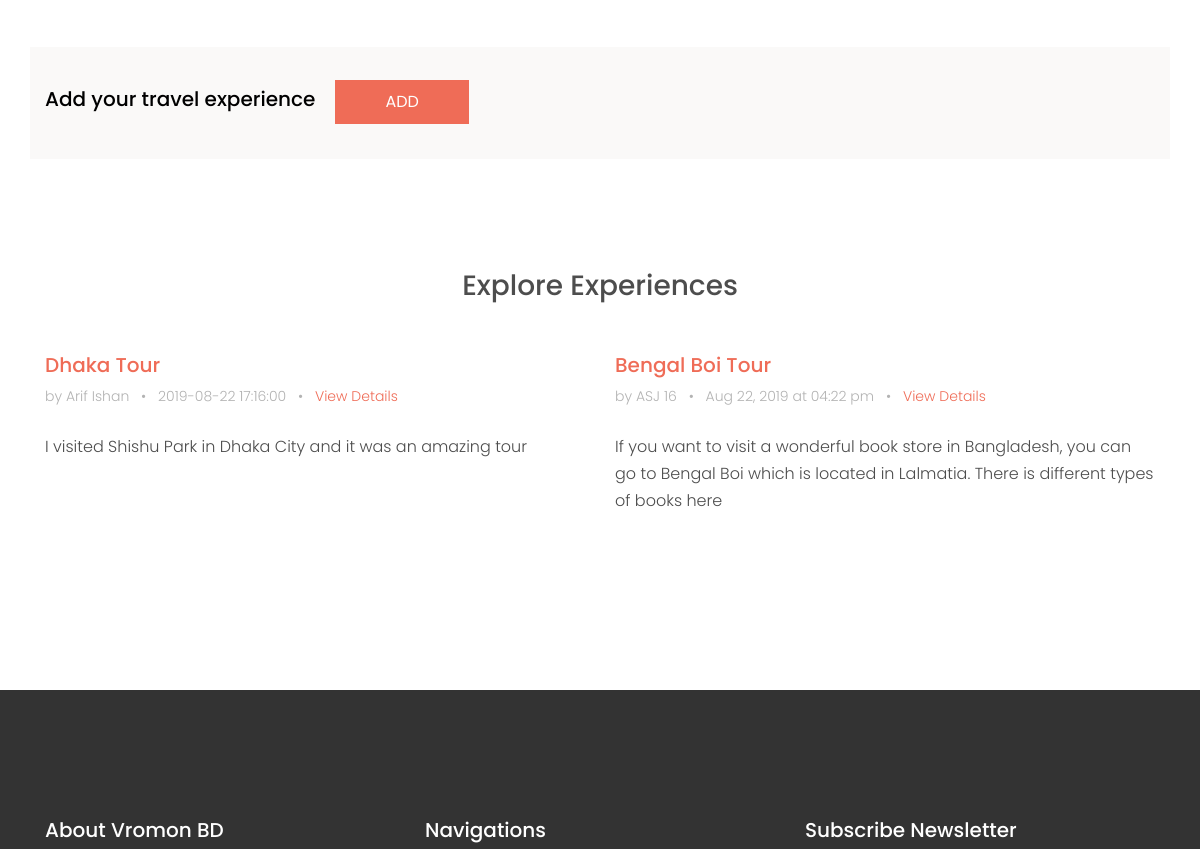
/experience.php (middle part), run on an earlier commit of the app's database.
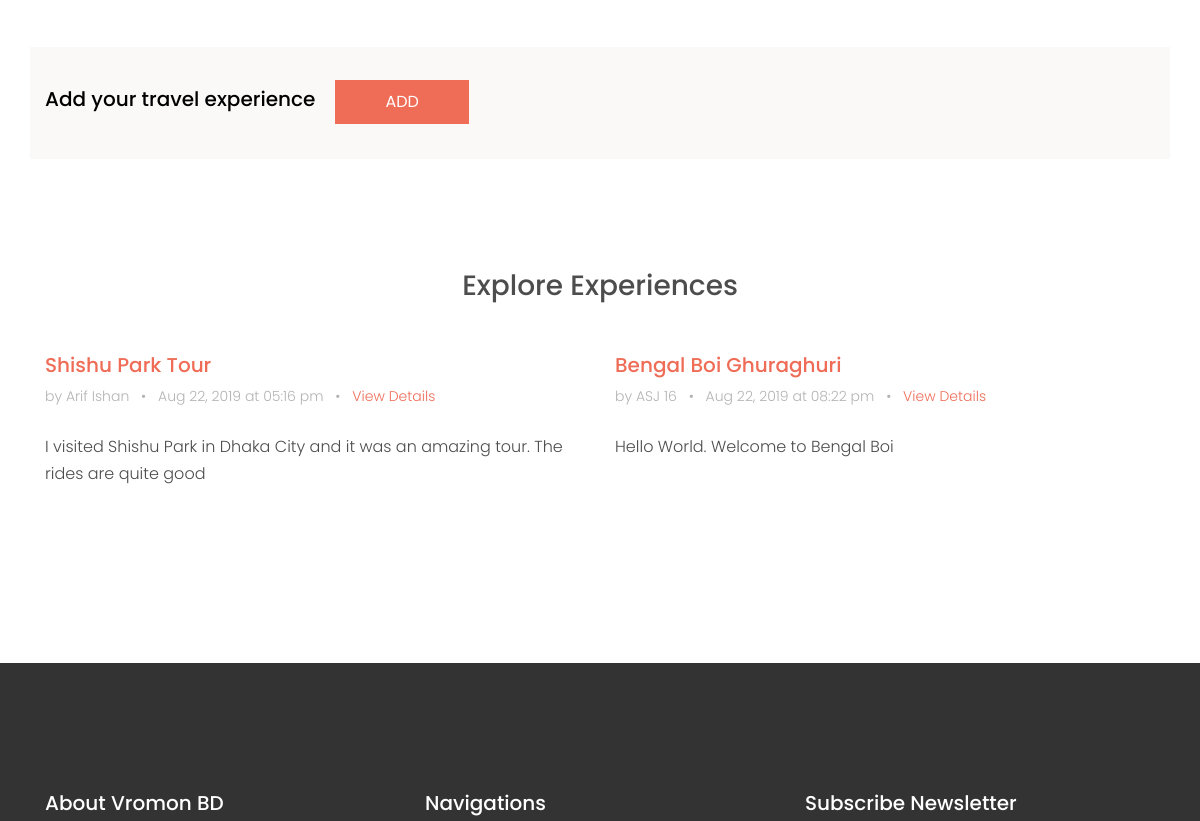
And on a later commit of the database.
### tables this page shows
CREATE TABLE `blogs` (
  `ID` int(11) NOT NULL,
  `UserID` int(11) NOT NULL,
  `Title` varchar(200) NOT NULL,
  `PlaceName` varchar(100) NOT NULL,
  `Description` text NOT NULL,
  `Tag` varchar(100) NOT NULL,
  `DateTime` varchar(30) NOT NULL
);

CREATE TABLE `user` (
  `ID` int(11) NOT NULL,
  `FirstName` varchar(50) NOT NULL,
  `LastName` varchar(50) NOT NULL,
  `Phone` varchar(20) NOT NULL,
  `Email` varchar(30) NOT NULL,
  `Password` varchar(30) NOT NULL
);

### experience.php (the view, shortened to what this page needs)
<?php
    include "zzz-dbConnect.php";
  ?>
<!DOCTYPE html>
<html lang="en">
  <head>
    <link rel="stylesheet" href="fonts/icomoon/style.css">
    <link rel="stylesheet" href="css/bootstrap.min.css">
    <link rel="stylesheet" href="css/magnific-popup.css">
    <link rel="stylesheet" href="css/jquery-ui.css">
    <link rel="stylesheet" href="css/owl.carousel.min.css">
    <link rel="stylesheet" href="css/owl.theme.default.min.css">
    <link rel="stylesheet" href="css/bootstrap-datepicker.css">
    <link rel="stylesheet" href="fonts/flaticon/font/flaticon.css">
    <link rel="stylesheet" href="https://cdn.jsdelivr.net/npm/mediaelement@4.2.7/build/mediaelementplayer.min.css">
    <link rel="stylesheet" href="css/aos.css">
    <link rel="stylesheet" href="css/style.css">
  </head>
  <body>
    <div class="site-wrap">
      <div class="site-section border-top" style="margin-bottom:-50px;">
        <div class="container">
          <div class="row text-center">
            <div class="col-md-12" style="display:flex; padding-top:40px; background-color:#FAF9F8;">
              <h5 class="mb-5 text-black" style="margin-right:20px;">Add your travel experience</h5>
              <?php if(isset($_SESSION['ID'])) {?>
                <p style="margin-top:-7px;"><a href="postForm" class="btn btn-primary py-2 px-5 text-white">ADD</a></p>
              <?php } else {?>
                  <p style="margin-top:-7px;"><a onclick="alert('Login first!');" class="btn btn-primary py-2 px-5 text-white">ADD</a></p>
              <?php }?>
            </div>
          </div>
        </div>
      </div>
      <div class="site-section">
        <div class="container">
          <h3 style="text-align:center; margin-bottom:50px; ">Explore Experiences</h3>
          <div class="row mb-3 align-items-stretch">
            <?php
              $sql = "select * from blogs";
              $result = mysqli_query($link, $sql);
              while($row = mysqli_fetch_array($result)) {
                $sql = "select FirstName, LastName from user where ID = ".$row['UserID'];
                $result2 = mysqli_query($link, $sql);
                $row2 = mysqli_fetch_array($result2)
            ?>
                <div class="col-md-6 col-lg-6 mb-4 mb-lg-4" style="padding-bottom:40px;">
                  <div class="h-entry">
                    <h2 class="font-size-regular"><a href="post?eid=<?php echo $row['ID']?>"><?php echo $row['Title']?></a></h2>
                    <div class="meta mb-4">by <?php echo $row2['FirstName']." ".$row2['LastName'] ?> <span class="mx-2">&bullet;</span> <?php echo $row['DateTime']?> <span class="mx-2">&bullet;</span> <a href="post?eid=<?php echo $row['ID']?>">View Details</a></div>
                    <p><?php echo $row['Description']?></p>
                  </div>
                </div>
            <?php
              }
            ?>
          </div>
        </div>
      </div>
      <?php include "zzz-footer.php";?>
    </div>
  </body>
</html>

What changed in the data, as far as the page shows it:
changed blogs "Arif": Title "Dhaka Tour" → "Shishu Park Tour"; DateTime "2019-08-22 17:16:00" → "Aug 22, 2019 at 05:16 pm"; Description "I visited Shishu Park in Dhaka City and it was an amazing tour" → "I visited Shishu Park in Dhaka City and it was an amazing tour. The rides are quite good"
changed blogs "ASJ": Title "Bengal Boi Tour" → "Bengal Boi Ghuraghuri"; DateTime "Aug 22, 2019 at 04:22 pm" → "Aug 22, 2019 at 08:22 pm"; Description "If you want to visit a wonderful book store in Bangladesh, you can go to Bengal Boi which is located in Lalmatia. There is different types of books here" → "Hello World. Welcome to Bengal Boi"
